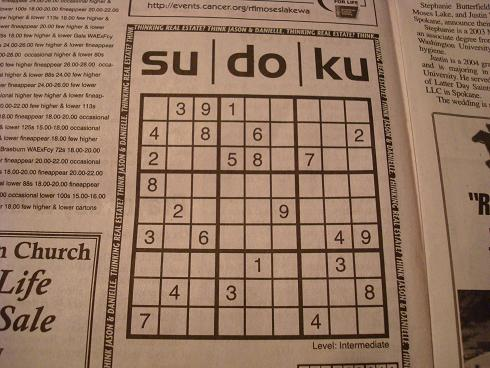
#> input picture cbhsudoku.jpg, 490 x 368 px
$ python sudoku.py   (Python 2 division)   (older library calls are emulated)
#> lines starting #> are read from the running program, lines starting #| are printed output that depends on the picture; after the words box and inside, x2 and y2 are one past the last pixel; in counts of white or black regions, pixels touching at a corner belong together
import cv2
import numpy as np

def rectify(h):
	h = h.reshape((4,2))
	hnew = np.zeros((4,2),dtype = np.float32)

	add = h.sum(1)
	hnew[0] = h[np.argmin(add)]
	hnew[2] = h[np.argmax(add)]

	diff = np.diff(h,axis = 1)
	hnew[1] = h[np.argmin(diff)]
	hnew[3] = h[np.argmax(diff)]

	return hnew


while(1):

	img = cv2.imread('cbhsudoku.jpg')
#> img is the input picture: shape (368, 490, 3); mean B, G, R 99.6, 120.7, 150.8
	tempImg = img
	imgray = cv2.cvtColor(img,cv2.COLOR_BGR2GRAY)
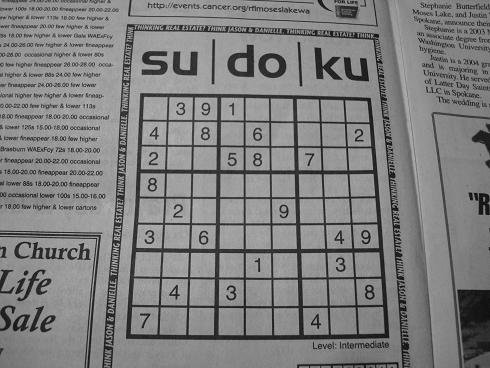
#> imgray: shape (368, 490); min 4, max 196, mean 127.3
	temp = cv2.GaussianBlur(imgray,(5,5),0)
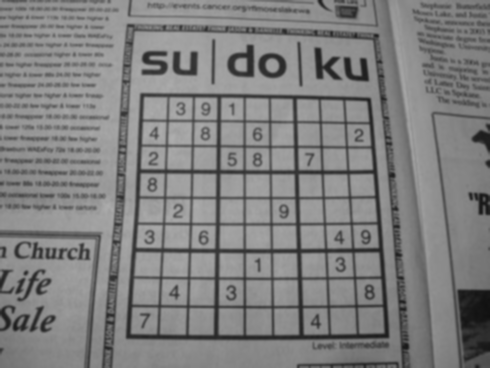
#> temp: shape (368, 490); min 16, max 174, mean 127.3
	thresh = cv2.adaptiveThreshold(temp, 255, 1, 1, 11, 2)
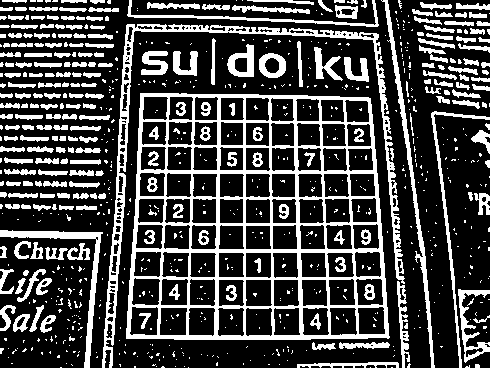
#> thresh: shape (368, 490); 26.9% white; 803 white regions (569 under 20 px)

	im2, contours, hierarchy = cv2.findContours(thresh,cv2.RETR_TREE,cv2.CHAIN_APPROX_SIMPLE)
#> contours = 986 contours, 652 with area under 20; largest, box (x1, y1, x2, y2) and area: (126, 93, 390, 340) 60004, (102, 24, 405, 368) 5190, (381, 0, 435, 368) 1178, (0, 230, 103, 368) 1158, (129, 306, 159, 336) 750

	biggest = None
	max_area = 0
	for i in contours:
		area = cv2.contourArea(i)
		if area > 100:
			peri = cv2.arcLength(i,True)
			approx = cv2.approxPolyDP(i,0.02*peri,True)
			if area > max_area and len(approx)==4:
				biggest = approx
				max_area = area
#> this loop made 986 passes
#> (area, peri, biggest, max_area) on passes 209, 380: (1158.5, 490.8, [[0, 230], [96, 239], [89, 367], [102, 232]], 1158.5), (60003.5, 995.6, [[140, 93], [126, 338], [389, 337], [370, 98]], 60003.5)
#> (area, peri, approx) on passes 21, 357, 381, 385, 388, 393: (223, 241.7, [[398, 363], [297, 367]]), (649, 653.8, [[434, 111], [461, 367], [433, 115], [489, 117]]), (712, 109.8, [[329, 308], [354, 307], [357, 333], [331, 335]]), (702, 108.6, [[302, 308], [326, 307], [329, 333], [304, 335]]), (695, 108.1, [[275, 307], [299, 308], [299, 335], [273, 334]]), (720, 109.8, [[247, 307], [272, 309], [270, 336], [245, 334]])
#> after the loop, max_area = 60003.5


	xx = 0

	for i in contours:
		area = cv2.contourArea(i)
		xx += 1
		if area == max_area:
			cv2.drawContours(tempImg, contours, xx-1, (0, 255, 0), 1)
			break
#> this loop made 380 passes
#> area on passes 21, 380: 223, 60003.5
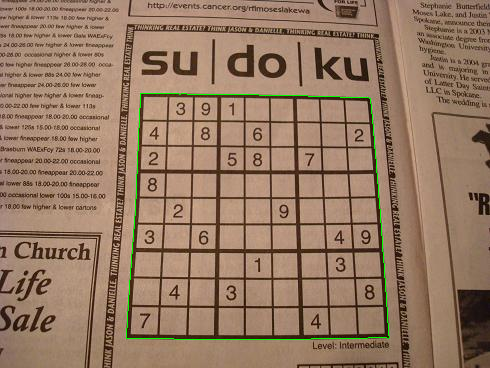
#> tempImg: shape (368, 490, 3); 0.54% of pixels changed, all inside (x1, y1, x2, y2) = (126, 93, 390, 340)
#> after the loop, xx = 380

	biggest = rectify(biggest)
#> in rectify, `h = h.reshape((4,2))`: h = [[140, 93], [126, 338], [389, 337], [370, 98]]
#> in rectify, `add = h.sum(1)`: add = [233, 464, 726, 468]
#> in rectify, `diff = np.diff(h,axis = 1)`: diff = [-47, 212, -52, -272]
#> biggest = [[140, 93], [370, 98], [389, 337], [126, 338]]
	h = np.array([ [0,0],[449,0],[449,449],[0,449] ],np.float32)

	retval = cv2.getPerspectiveTransform(biggest, h)
#> retval = [[1.98, 0.113, -287.6], [-0.0474, 2.18, -196.2], [-0.000122, 0.000612, 1]]
	warp = cv2.warpPerspective(imgray,retval,(450,450))
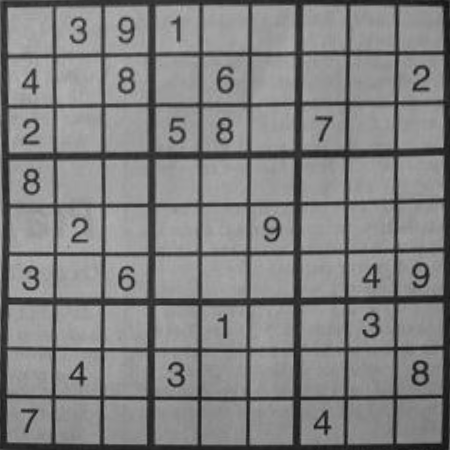
#> warp: shape (450, 450); min 17, max 190, mean 129.4

	cv2.imshow('frame', warp)
	k = cv2.waitKey(5) & 0xFF
#> (key Esc is pressed here)
	if k == 27:
		break

for i in biggest:
	print i
#> this loop made 4 passes
#| [140.  93.]
#| [370.  98.]
#| [389. 337.]
#| [126. 338.]
cv2.destroyAllWindows()

$ run again, with sudoku.jpg copied over cbhsudoku.jpg
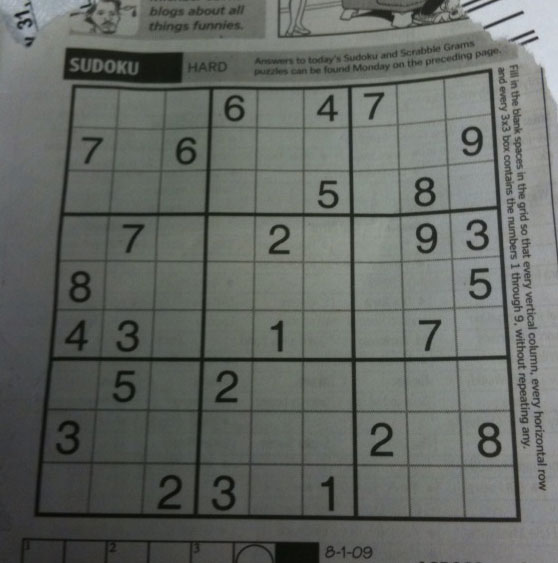
#> input picture sudoku.jpg, 558 x 563 px
#> img is the input picture: shape (563, 558, 3); mean B, G, R 99.5, 104.1, 100
#> `thresh = cv2.adaptiveThreshold(temp, 255, 1, 1, 11, 2)`:
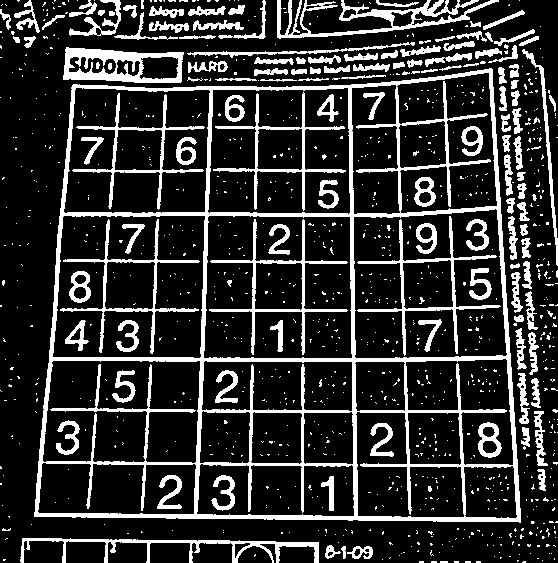
#> thresh: shape (563, 558); 19.1% white; 1071 white regions (940 under 20 px)
#> contours = 1165 contours, 998 with area under 20; largest, box (x1, y1, x2, y2) and area: (34, 68, 521, 523) 197384, (353, 208, 508, 359) 21178, (203, 215, 353, 359) 20598, (52, 215, 206, 359) 20530, (207, 87, 351, 215) 17168
#> the loop `for i in contours:` made 1165 passes
#> (area, peri, biggest, max_area) on pass 377: (197384, 1842.2, [[492, 69], [73, 84], [34, 516], [520, 522]], 197384)
#> after the loop `for i in contours:`: max_area = 197384
#> the loop `for i in contours:` made 377 passes
#> area on passes 32, 34, 35: 174.5, 40.5, 28.5
#> after the loop `for i in contours:`: xx = 377
#> h = [[492, 69], [73, 84], [34, 516], [520, 522]]
#> add = [561, 157, 550, 1042]
#> diff = [-423, 11, 482, 2]
#> `biggest = rectify(biggest)`: biggest = [[73, 84], [492, 69], [520, 522], [34, 516]]
#> retval = [[1.17, 0.106, -94.5], [0.045, 1.26, -108.8], [0.00013, 0.000389, 1]]
#> `warp = cv2.warpPerspective(imgray,retval,(450,450))`:
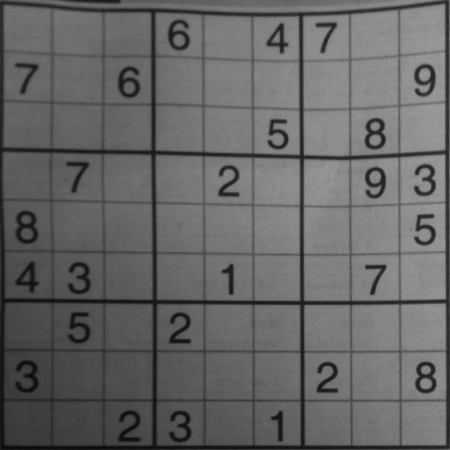
#> warp: shape (450, 450); min 8, max 156, mean 101.8
#> the loop `for i in biggest:` made 4 passes
#> (printed output is left out)

$ run again, with sudoku1.jpg copied over cbhsudoku.jpg
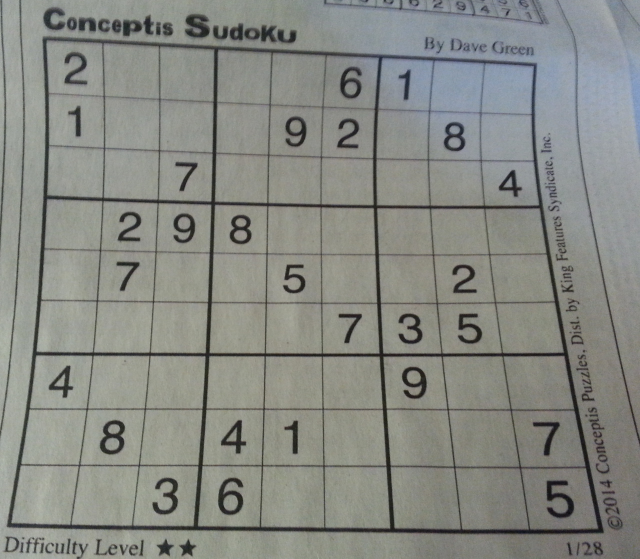
#> input picture sudoku1.jpg, 1280 x 1117 px (shown at 1/2 size)
#> img is the input picture: shape (1117, 1280, 3); mean B, G, R 131.5, 137.3, 135.2
#> `thresh = cv2.adaptiveThreshold(temp, 255, 1, 1, 11, 2)`:
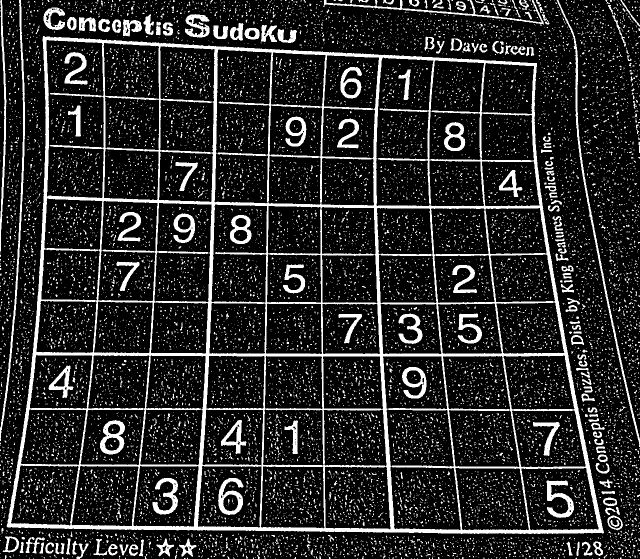
#> thresh: shape (1117, 1280) (shown at 1/2 size); 16.3% white; 15103 white regions (14692 under 20 px)
#> contours = 15332 contours, 15033 with area under 20; largest, box (x1, y1, x2, y2) and area: (13, 72, 1208, 1068) 1011778, (92, 79, 209, 397) 33950, (428, 98, 544, 408) 31465, (751, 114, 868, 413) 29808, (319, 92, 430, 306) 21961
#> the loop `for i in contours:` made 15332 passes
#> (area, peri) on passes 477, 479, 488, 504, 518, 536, 558, 561: (202, 97.25), (122.5, 88.53), (204, 99.25), (173.5, 125.2), (165.5, 115.4), (136.5, 98.67), (344, 86.08), (176, 120.2)
#> after the loop `for i in contours:`: biggest = [[86, 72], [15, 1054], [1207, 1065], [1073, 126]]; max_area = 1011778
#> the loop `for i in contours:` made 3826 passes
#> area on pass 3826: 1011778
#> after the loop `for i in contours:`: xx = 3826
#> h = [[86, 72], [15, 1054], [1207, 1065], [1073, 126]]
#> add = [158, 1069, 2272, 1199]
#> diff = [-14, 1039, -142, -947]
#> `biggest = rectify(biggest)`: biggest = [[86, 72], [1073, 126], [1207, 1065], [15, 1054]]
#> retval = [[0.437, 0.0316, -39.86], [-0.0306, 0.56, -37.65], [-5.87e-05, 0.000218, 1]]
#> `warp = cv2.warpPerspective(imgray,retval,(450,450))`:
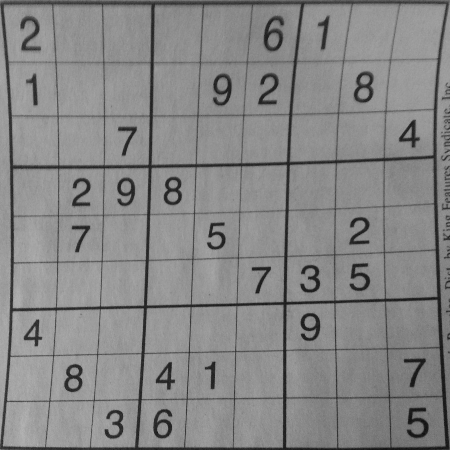
#> warp: shape (450, 450); min 16, max 180, mean 135
#> the loop `for i in biggest:` made 4 passes
#> (printed output is left out)
